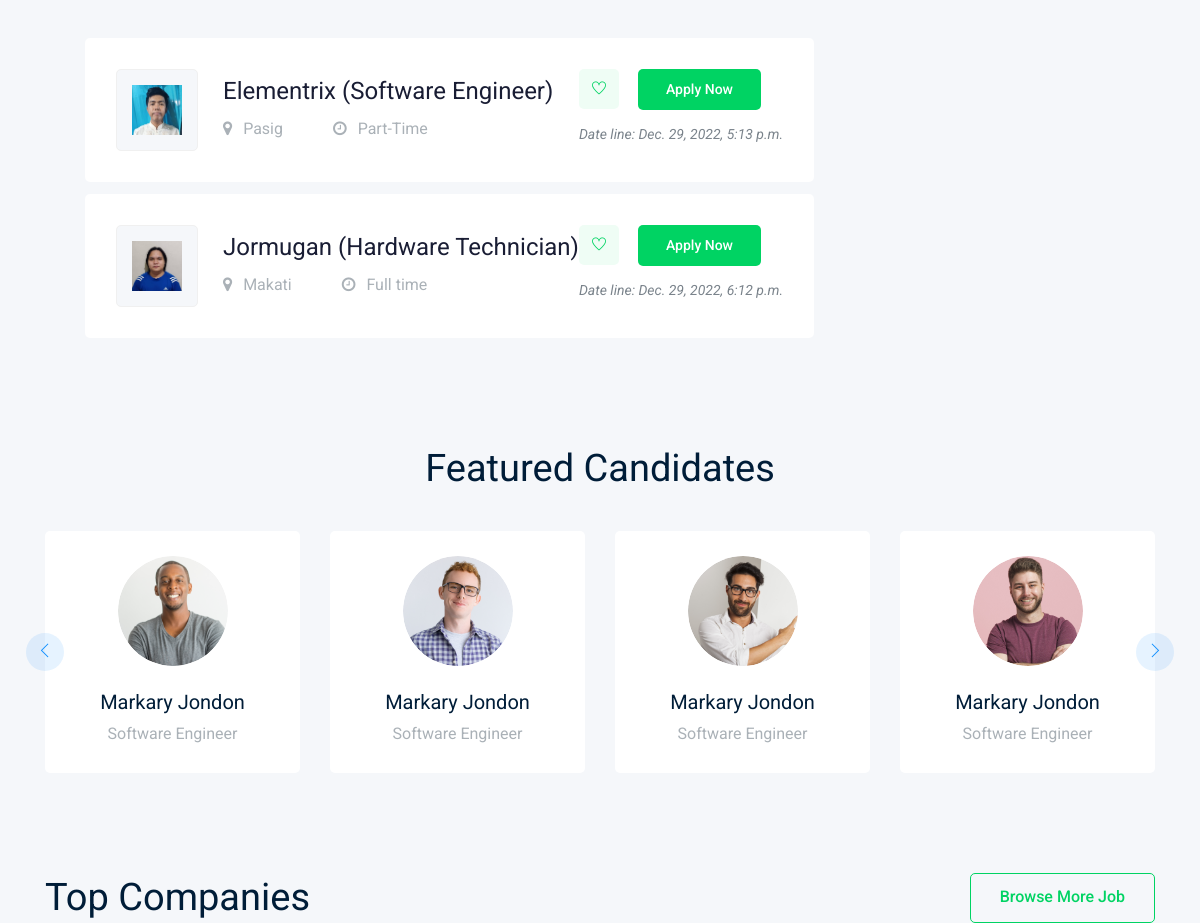
The app's page / (middle part), older data.
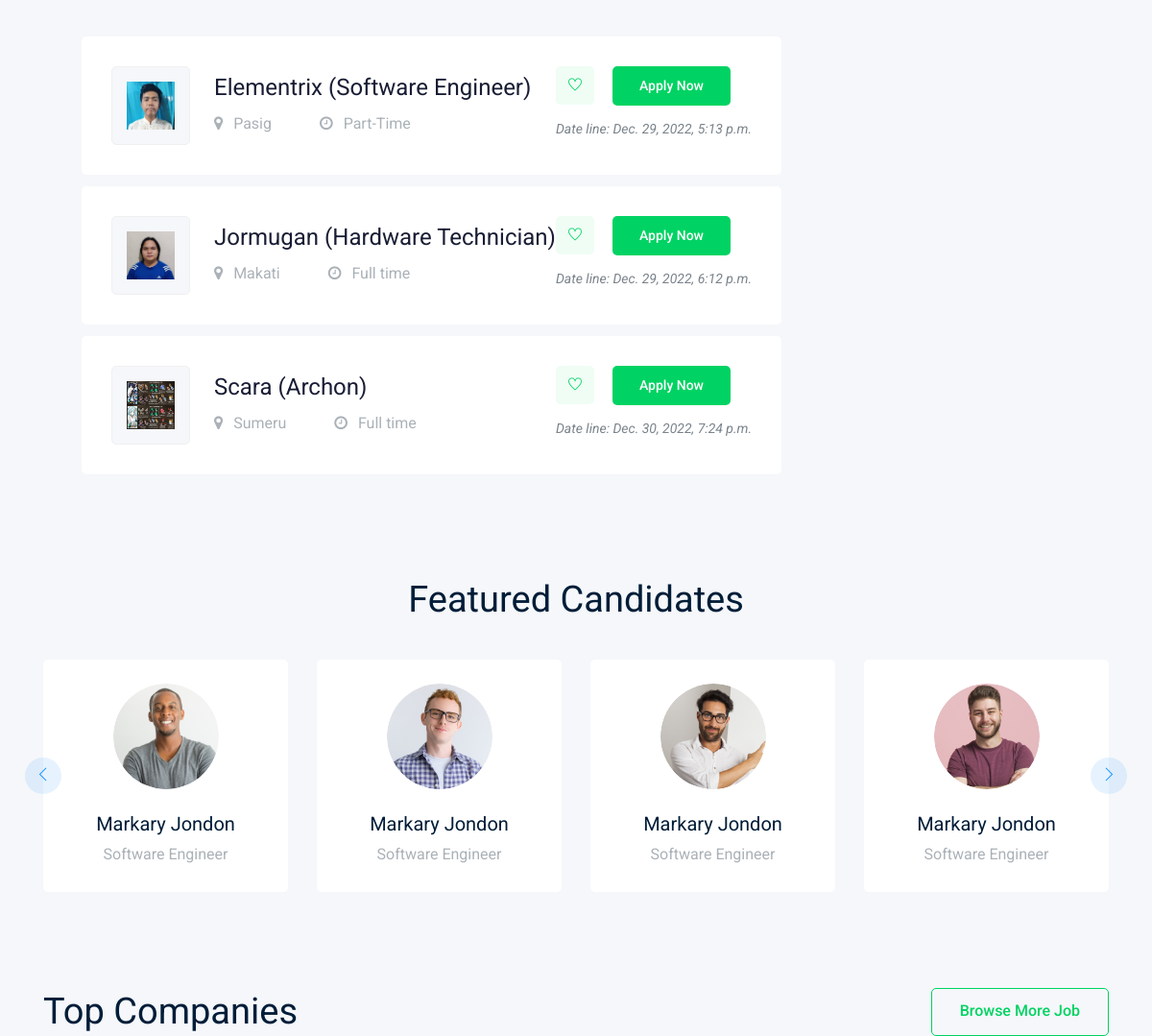
The same page, newer data.
### jobs/models.py (models this page shows, shortened)
class SubmitJob(models.Model):
    company_name = models.CharField(default='', max_length=255)
    company_img = models.ImageField('Company Image', default='')
    job_vacancy = models.CharField(default='', max_length=255)
    job_category = models.CharField(default='', max_length=255)
    pub_date = models.DateTimeField('date published', auto_now_add=False, blank=True)
    job_description = models.CharField('Job Description',default='', max_length=255)
    job_qualification = models.CharField('Job Qualification',default='', max_length=255)
    salary = models.IntegerField(default=0)
    location = models.CharField('Location',default='',max_length=255)
    time_employment = models.CharField(default='',max_length=200)

### jobs/views.py (the view)
# urls.py: path('',views.index, name='index'),
def index (request):
    template = "index.html"
    jobs = SubmitJob.objects.all()
    context = {
        'jobs': jobs,
        'available' : len(jobs),
        'title': 'Job Board',
    }
    return render(request, template,context)

### jobs/templates/index.html (shortened to what the changed rows need)
{% load static %}
<!doctype html>
<html class="no-js" lang="zxx">
<head>
    <link rel="stylesheet" href="{% static 'css/bootstrap.min.css' %}">
    <link rel="stylesheet" href="{% static 'css/owl.carousel.min.css' %}">
    <link rel="stylesheet" href="{% static 'css/magnific-popup.css' %}">
    <link rel="stylesheet" href="{% static 'css/font-awesome.min.css' %}">
    <link rel="stylesheet" href="{% static 'css/themify-icons.css' %}">
    <link rel="stylesheet" href="{% static 'css/nice-select.css' %}">
    <link rel="stylesheet" href="{% static 'css/flaticon.css' %}">
    <link rel="stylesheet" href="{% static 'css/gijgo.css' %}">
    <link rel="stylesheet" href="{% static 'css/animate.min.css' %}">
    <link rel="stylesheet" href="{%static 'css/slicknav.css' %}">
    <link rel="stylesheet" href="{% static 'css/style.css' %}">
</head>
<body>
    <div class="job_listing_area">
        <div class="container">
            <div class="job_lists">
                <div class="row">
                    <ol type="A">
                        {% for job in jobs %}
                        <div class="col-lg-12 col-md-12">
                            <div class="single_jobs white-bg d-flex justify-content-between">
                                <div class="jobs_left d-flex align-items-center">
                                    <div class="thumb">
                                        <img src="{{job.company_img.url}}" height="50" width="50">
                                    </div>
                                    <div class="jobs_conetent">
                                        <a href="job_details.html"><h4>{{job.company_name}} ({{job.job_vacancy}})</h4></a>
                                        <div class="links_locat d-flex align-items-center">
                                            <div class="location">
                                                <p> <i class="fa fa-map-marker"></i> {{job.location}}</p>
                                            </div>
                                            <div class="location">
                                                <p> <i class="fa fa-clock-o"></i> {{job.time_employment}}</p>
                                            </div>
                                        </div>
                                    </div>
                                </div>
                                <div class="jobs_right">
                                    <div class="apply_now">
                                        <a class="heart_mark" href="#"> <i class="ti-heart"></i> </a>
                                        <a href="{% url 'jobs:job_details' job.id%}" class="boxed-btn3">Apply Now</a>
                                    </div>
                                    <div class="date">
                                        <p>Date line: {{job.pub_date}}</p>
                                    </div>
                                </div>
                            </div>
                        </div>
                        {% endfor %}
                    </ol>
                </div>
            </div>
        </div>
    </div>
</body>
</html>

Row changes from the older to the newer data that the page shows:
added SubmitJob: company_img (picture), company_name "Scara", job_vacancy "Archon", location "Sumeru", time_employment "Full time", pub_date "Dec. 30, 2022, 7:24 p.m."
